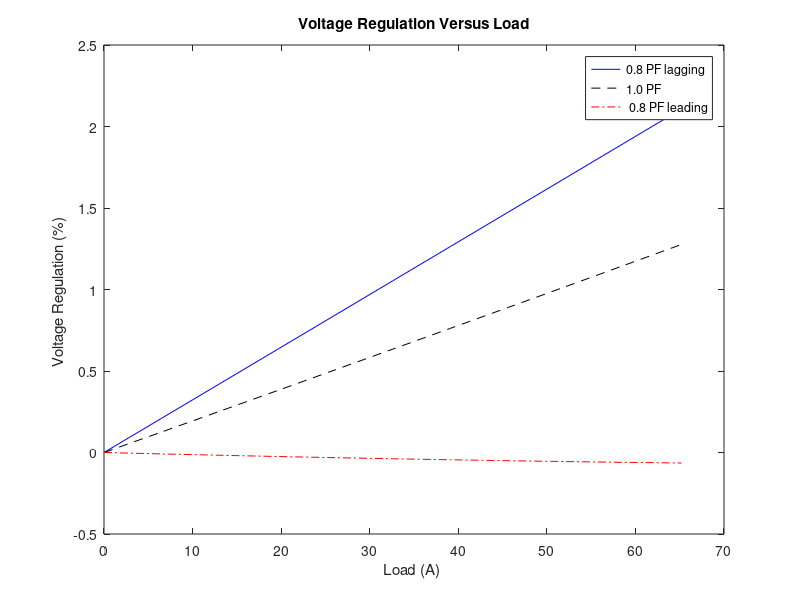

MATLAB code for this plot:
% Example 2-5. 
% A  15-kVA, 2300/1230-V transformer is to be tested to determine its excitation branch components, its series impedances, and its voltage regulation. The following test data have been taken from the transformer:
% The data have been taken by using the connections shown in Figures 2-19 and 2-20. 
% (a) Find the equivalent circuit of this transformer referred to the high-voltage side. 
% (b) Find the equivalent circuit of this transformer referred to the low-voltage side.  
% (c) Calculate the full-load voltage regulation at 0.8 lagging power factor, 1.0 power factor, and at 0.8 leading power factor using the exact equation for Vp. 
% (d) Plot the voltage regulation as load is increased from no load to full load at power factors of 0.8 lagging, 1.0, and 0.8 leading. 
% (e) What is the efficiency of the transformer at full load with a power factor of 0.8 lagging? 



Sreted = 15000;
Vsrated = 230;
Voc = 230;
Ioc = 2.1;
Poc = 50;
Vsc = 47;
Isc = 6.0;
Psc = 160;
a = 10;

%% (a)  ------------------------------------------------------------------------------------
% (a)
% Open-circuit test
thetaoc = acos(Poc / (Voc * Ioc));
disp(['thetaoc = ',num2str(thetaoc * 180/pi)]);
YE = Ioc/Voc;
[Gc, Bm] = pol2cart(thetaoc, YE);
disp(['YE = ', num2str(Gc), ' + j', num2str(Bm)]);
Rc = 1/Gc;
Xm = 1/Bm;
disp(['Zc = ', num2str(Rc), ' + j', num2str(Xm)]);

% Short-cricuit test
thetasc = acos(Psc / (Vsc * Isc));
disp(['thetasc = ',num2str(thetasc * 180/pi)]);
ZSE = Vsc/Isc;
[Req, Xeq] = pol2cart(thetasc, ZSE);
disp(['ZSE = ', num2str(Req), ' + j', num2str(Xeq)]);

%% (b)  ---------------------------------------------------------------------------
Rc = Rc / a^2;
Xm = Xm / a^2;
Req = Req / a^2;
Xeq = Xeq / a^2;

%% (c)  ---------------------------------------------------------------------------
Israted = Sreted / Vsrated;
disp(['Israted = ', num2str(Israted)]);

% PF = 0.8 lagging
Israted = conj(Israted * exp(1j * (acos(0.8))));
disp(['Israted = ', num2str(real(Israted)), ' + j', num2str(imag(Israted))]);
% caluate VP's magnitude and phase
VP = Vsrated + Req * Israted + Xeq * exp(1j * (pi/2)) * Israted;
% exp(j⋅2πθ) = cos(2πθ) + jsin(2πθ) //////// exp(j⋅2π) = 0 + j⋅1 = j
disp(['Vp / a = ', num2str(real(VP)), ' + j', num2str(imag(VP))]);
[theta, VP] = cart2pol(real(VP), imag(VP));
disp(['VP = ', num2str(VP), ' /_', num2str(theta * 180/pi)]);
VR = (VP - Vsrated) / Vsrated;
VP2 = abs(VP);
disp(['VR = ', num2str(VR * 100), ' %']);

% PF = 1.0
Israted = 65.2;
% caluate VP's magnitude and phase
VP = Vsrated + Req * Israted + Xeq * exp(1j * (pi/2)) * Israted;
disp(['Vp / a = ', num2str(real(VP)), ' + j', num2str(imag(VP))]);
[theta, VP] = cart2pol(real(VP), imag(VP));
disp(['VP = ', num2str(VP), ' /_', num2str(theta * 180/pi)]);
VR = (VP - Vsrated) / Vsrated;
disp(['VR = ', num2str(VR * 100), ' %']);

% PF = 0.8 leading
Israted = Israted * exp(1j * (acos(0.8)));
disp(['Israted = ', num2str(real(Israted)), ' + j', num2str(imag(Israted))]);
% caluate VP's magnitude and phase
VP = Vsrated + Req * Israted + Xeq * exp(1j * (pi/2)) * Israted;
disp(['Vp / a = ', num2str(real(VP)), ' + j', num2str(imag(VP))]);
[theta, VP] = cart2pol(real(VP), imag(VP));
disp(['VP = ', num2str(VP), ' /_', num2str(theta * 180/pi)]);
VP1 = abs(VP);
VR = (VP - Vsrated) / Vsrated;
disp(['VR = ', num2str(VR * 100), ' %']);

%% (d)  ---------------------------------------------------------------------------
amps = 0 : 6.52 : 65.2;
I(1,:) = amps .* (0.8 - 0.6i);  % lagging
I(2,:) = amps .* (1.0);         % unity
I(3,:) = amps .* (0.8 + 0.6i);  % leading

% Calculate VP/a
VPa = Vsrated + Req .* I + 1j .* Xeq .* I;
% Calculate voltage regulation
VR = (abs(VPa) - Vsrated) ./ Vsrated .* 100; 

% Plot the voltage regulation 
plot(amps,VR(1, :),'b-' ) ; 
hold on;
plot(amps, VR(2, :) , 'k--' ) ; 
plot(amps, VR(3 ,:) , 'r-.'); 
title('Voltage Regulation Versus Load'); 
xlabel('Load (A) ') ; 
ylabel('Voltage Regulation (%) '); 
legend('0.8 PF lagging', '1.0 PF', ' 0.8 PF leading') ; 
hold off; 

%% (e)  -------------------------------------------------------------------------------------
% PF = 0.8 lagging
% Issrated = 65.2;

% The copper losses 銅損
Pcu = (abs(Israted))^2 * Req;
disp(['Pcu = ', num2str(Pcu), ' W']);

% The core losses 鐵芯損
Pcore = (VP2 / a)^2 / Rc;
disp(['Pcore = ', num2str(Pcore), ' W']);

Pout = real(Vsrated * Israted);
disp(['Pout = ', num2str(Pout), ' W']);

ita = Pout / (Pcu + Pcore + Pout);
disp(['ita = ', num2str(ita * 100), ' %']);
